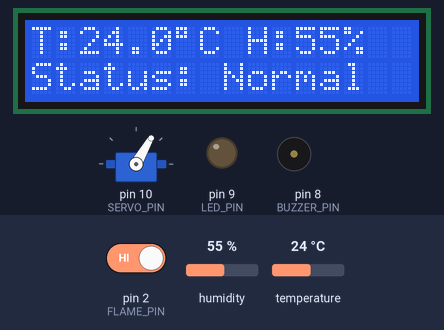
This sketch was run on a simulated Arduino Uno, built with avr-gcc and run on an emulated ATmega328P. Shown: 16×2 character LCD, servo, output pins drawn as LEDs (lit = HIGH), buzzer (waves = sounding). The test bench sets the inputs (shaded band); at power-on: pin 2 (FLAME_PIN) HIGH, humidity 55 %, temperature 24 °C. What the sketch prints to the serial monitor is not drawn.

Above: at 3.5 s.
3.6 s: pin 2 (FLAME_PIN) driven LOW
At 4.8 s:
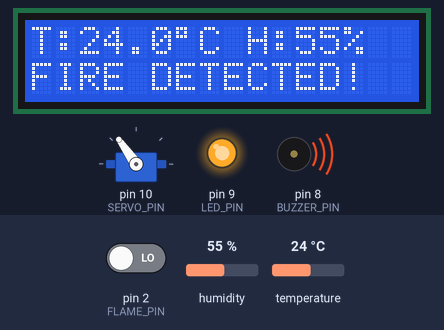
5.1 s: humidity set to 22 %
At 7.4 s:
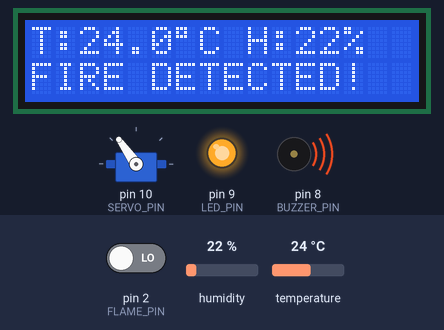
8.0 s: temperature set to 12 °C
At 11.4 s:
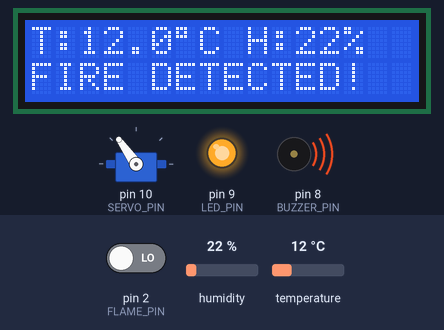
12.2 s: pin 2 (FLAME_PIN) driven HIGH
At 13.4 s:
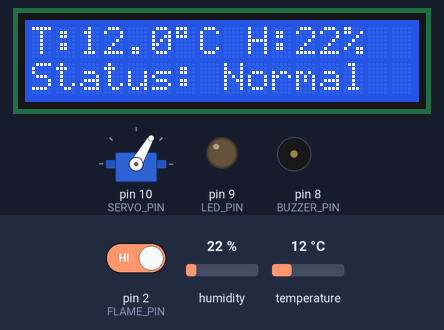
13.8 s: humidity set to 40 %
At 15.5 s:
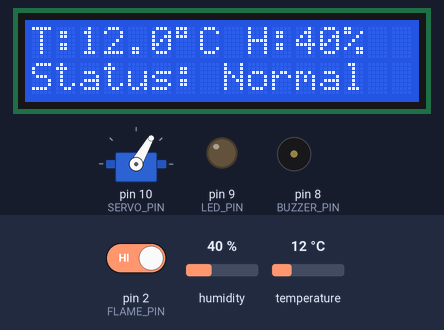
16.3 s: temperature set to 19 °C
At 19.6 s:
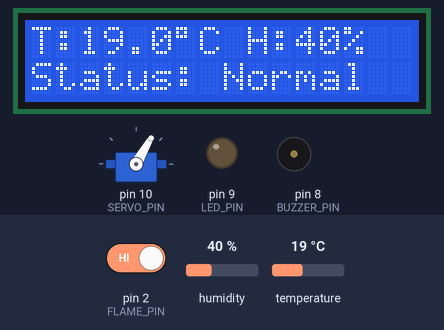
Timing chart, 0 to 21.1 s (numbered marks = the images above; inputs shaded):
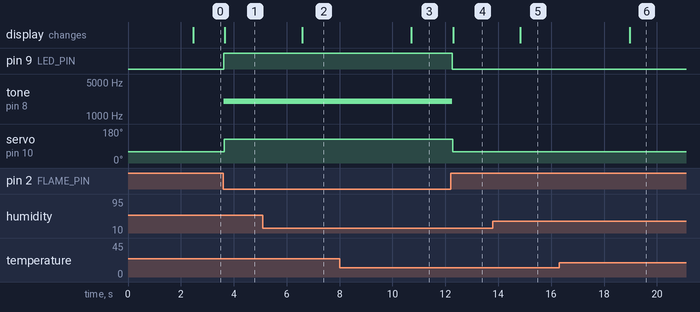

Measured:
- after the input at 3.6 s, pin 9 (LED_PIN): LOW → HIGH at once; tone on pin 8 (BUZZER_PIN): silent → 2000 Hz at once; servo on pin 10 (SERVO_PIN): 60° → 125° at once; the display: changes after 0.05 s (image 1)
- after the input at 5.1 s, the display: changes after 1.5 s (image 2)
- after the input at 8.0 s, the display: changes after 2.7 s (image 3)
- after the input at 12.2 s, pin 9 (LED_PIN): HIGH → LOW after 0.07 s; tone on pin 8 (BUZZER_PIN): 2000 Hz → silent after 0.07 s; servo on pin 10 (SERVO_PIN): 125° → 60° after 0.09 s; the display: changes after 0.10 s (image 4)
- after the input at 13.8 s, the display: changes after 1.0 s (image 5)
- after the input at 16.3 s, the display: changes after 2.7 s (image 6)

The sketch:

SmartHouseFireDetection.ino
```cpp
#include <Wire.h>
#include <DHT.h>
#include <LiquidCrystal_I2C.h>
#include <Servo.h>

// -------- PIN CONFIGURATION --------
const byte FLAME_PIN  = 2;
const byte DHT_PIN    = 4;
const byte BUZZER_PIN = 8;
const byte LED_PIN    = 9;
const byte SERVO_PIN  = 10;

// -------- SENSOR CONFIGURATION --------
#define DHTTYPE DHT11

DHT dht(DHT_PIN, DHTTYPE);
LiquidCrystal_I2C lcd(0x27, 16, 2);
Servo switchServo;

// Change these if your tested switch positions differ
const int OFF_ANGLE = 60;
const int ON_ANGLE = 125;

// Your flame sensor was tested as active LOW
const byte FLAME_ACTIVE = LOW;

// Alarm state
bool fireDetected = false;
bool previousFireDetected = false;

// DHT11 reading schedule
unsigned long lastDHTRead = 0;
const unsigned long DHT_INTERVAL = 2000;

float temperature = 0;
float humidity = 0;
bool dhtValid = false;

// -------- BUZZER CONTROL --------
void alarmOn() {
  digitalWrite(LED_PIN, HIGH);
  tone(BUZZER_PIN, 2000);
}

void alarmOff() {
  digitalWrite(LED_PIN, LOW);
  noTone(BUZZER_PIN);
}

void setup() {
  Serial.begin(9600);

  pinMode(FLAME_PIN, INPUT);
  pinMode(LED_PIN, OUTPUT);
  pinMode(BUZZER_PIN, OUTPUT);

  alarmOff();

  // LCD initialization
  lcd.init();
  lcd.backlight();
  lcd.clear();
  lcd.setCursor(0, 0);
  lcd.print("Smart House");
  lcd.setCursor(0, 1);
  lcd.print("Fire Detection");
  delay(1500);

  // DHT11 initialization
  dht.begin();

  // Servo starts with switch in OFF position
  switchServo.attach(SERVO_PIN);
  switchServo.write(OFF_ANGLE);
  delay(800);

  lcd.clear();

  Serial.println("Smart House Fire System Ready");
  Serial.println("Flame sensor active LOW");
}

void loop() {
  // 1. Read flame sensor
  int flameValue = digitalRead(FLAME_PIN);
  fireDetected = (flameValue == FLAME_ACTIVE);

  // 2. Respond only when alarm state changes
  if (fireDetected != previousFireDetected) {
    if (fireDetected) {
      Serial.println("ALERT: Flame detection signal!");

      alarmOn();

      // Move servo to operate the low-voltage rocker switch
      switchServo.write(ON_ANGLE);
    } else {
      Serial.println("Detection signal cleared");

      alarmOff();

      // Return switch to OFF position
      switchServo.write(OFF_ANGLE);
    }

    previousFireDetected = fireDetected;
  }

  // 3. Read DHT11 every two seconds
  if (millis() - lastDHTRead >= DHT_INTERVAL) {
    lastDHTRead = millis();

    float newHumidity = dht.readHumidity();
    float newTemperature = dht.readTemperature();

    if (!isnan(newHumidity) && !isnan(newTemperature)) {
      humidity = newHumidity;
      temperature = newTemperature;
      dhtValid = true;

      Serial.print("Temperature: ");
      Serial.print(temperature);
      Serial.print(" C | Humidity: ");
      Serial.print(humidity);
      Serial.println(" %");
    } else {
      Serial.println("DHT11 reading failed");
    }
  }

  // 4. LCD first row: temperature and humidity
  lcd.setCursor(0, 0);

  if (dhtValid) {
    lcd.print("T:");
    lcd.print(temperature, 1);
    lcd.write((byte)223);
    lcd.print("C H:");
    lcd.print(humidity, 0);
    lcd.print("%   ");
  } else {
    lcd.print("Reading DHT11... ");
  }

  // 5. LCD second row: alarm status
  lcd.setCursor(0, 1);

  if (fireDetected) {
    lcd.print("FIRE DETECTED!  ");
  } else {
    lcd.print("Status: Normal  ");
  }

  delay(100);
}
```
